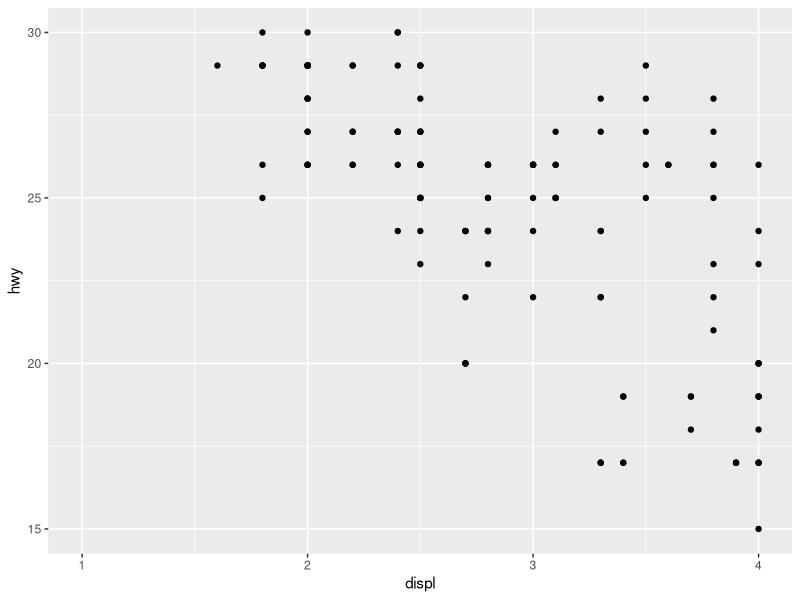

The R source for this figure:
library(ggplot2)

df<-mpg #mpg is a built-in dataset

print(head(df))

#data&aesthetics layer
pl<-ggplot(mpg,aes(x=displ,y=hwy))

#geometry layer
#adding the data&aesthetics layer with geom layer
pl2<-pl+geom_point()

#to limit the scale of x-axis and y-axis
print(pl2+coord_cartesian(xlim=c(1,4),ylim=c(15,30)))